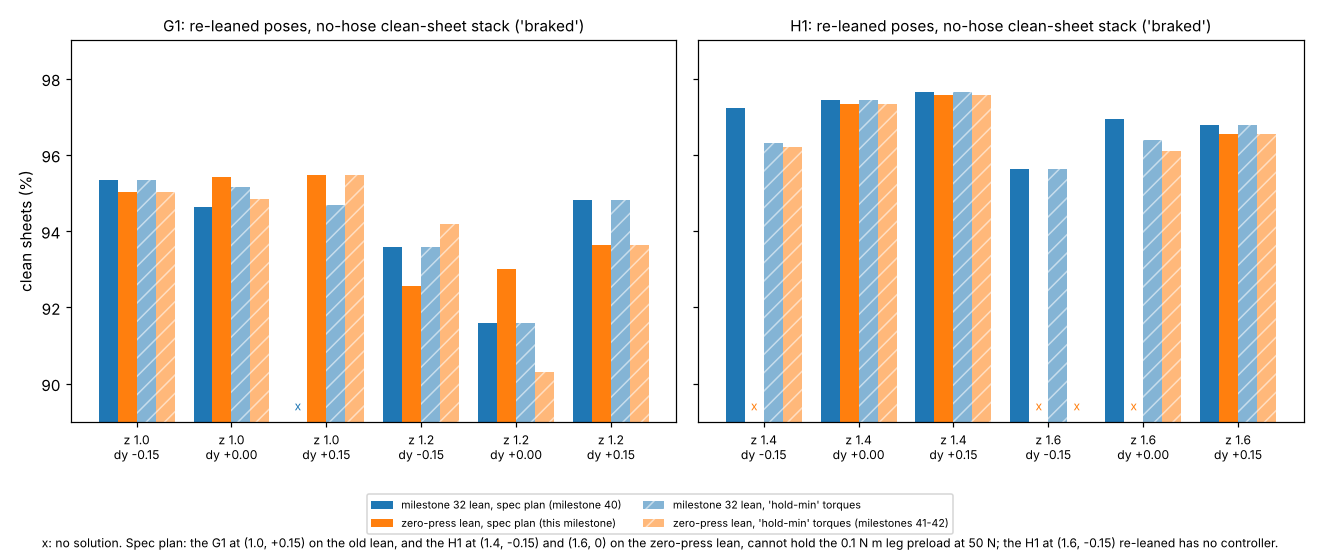

Write Python code to recreate this figure.
"""Figure for milestone 43: python experiments/m43_specstack/figure.py (reads results.json)."""
import json
import os

import matplotlib
matplotlib.use("Agg")
import matplotlib.pyplot as plt  # noqa: E402
import numpy as np  # noqa: E402

HERE = os.path.dirname(os.path.abspath(__file__))
R = json.load(open(os.path.join(HERE, "results.json")))
S = {(r["lean"], r["case"], r["robot"], tuple(r["pose"])): r for r in R["rows"]}
POSES = {"g1": [(1.0, -0.15), (1.0, 0.0), (1.0, 0.15), (1.2, -0.15), (1.2, 0.0), (1.2, 0.15)],
         "h1": [(1.4, -0.15), (1.4, 0.0), (1.4, 0.15), (1.6, -0.15), (1.6, 0.0), (1.6, 0.15)]}
BARS = [("m32", "spec", "milestone 32 lean, spec plan (milestone 40)", "C0", None),
        ("zero", "spec", "zero-press lean, spec plan (this milestone)", "C1", None),
        ("m32", "holdmin", "milestone 32 lean, 'hold-min' torques", "C0", "//"),
        ("zero", "holdmin", "zero-press lean, 'hold-min' torques (milestones 41-42)", "C1", "//")]
fig, axes = plt.subplots(1, 2, figsize=(12, 5.0), sharey=True)
w = 0.2
for ax, n in zip(axes, ("g1", "h1")):
    x = np.arange(len(POSES[n]))
    for i, (lean, conv, lab, c, h) in enumerate(BARS):
        v = [S.get((lean, "braked", n, p), {}).get(conv) for p in POSES[n]]
        ax.bar(x + (i - 1.5) * w, [100 * (y if y is not None else np.nan) for y in v], w, label=lab, color=c,
               hatch=h, edgecolor="white", lw=0, alpha=1.0 if h is None else 0.55)
        for j, y in enumerate(v):
            if y is None:
                ax.text(x[j] + (i - 1.5) * w, 89.3, "x", ha="center", fontsize=8, color=c)
    ax.set_xticks(x, [f"z {p[0]:.1f}\ndy {p[1]:+.2f}" for p in POSES[n]], fontsize=8)
    ax.set_ylim(89, 99)
    ax.set_title(f"{n.upper()}: re-leaned poses, no-hose clean-sheet stack ('braked')", fontsize=10)
axes[0].set_ylabel("clean sheets (%)")
h, lb = axes[0].get_legend_handles_labels()
fig.legend(h, lb, fontsize=7, loc="lower center", ncol=2, bbox_to_anchor=(0.5, 0.02))
fig.text(0.5, 0.005, "x: no solution. Spec plan: the G1 at (1.0, +0.15) on the old lean, and the H1 at (1.4, -0.15) and (1.6, 0) on "
         "the zero-press lean, cannot hold the 0.1 N m leg preload at 50 N; the H1 at (1.6, -0.15) re-leaned has no controller.",
         ha="center", fontsize=8)
fig.tight_layout(rect=(0, 0.13, 1, 1))
fig.savefig(os.path.join(HERE, "figure.png"), dpi=110)
print("wrote figure.png")
